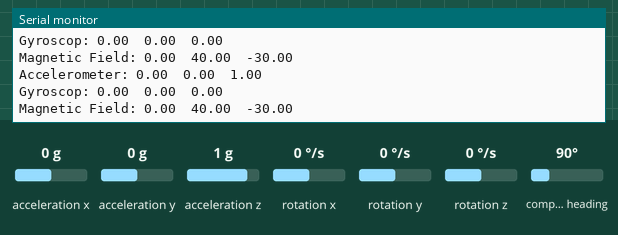
The sketch below on a simulated Arduino Nano 33 BLE. Parts: the last lines printed to the serial monitor. Inputs (shaded band) come from the test bench; at power-on: acceleration x 0 g, acceleration y 0 g, acceleration z 1 g, rotation x 0 °/s, rotation y 0 °/s, rotation z 0 °/s, compass heading 90°.

Above: at 1.2 s.
1.3 s: acceleration x set to -1.4 g
At 1.73 s:
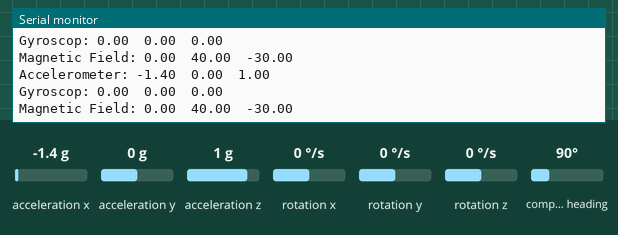
2.8 s: acceleration y set to -1.4 g
At 3.25 s:
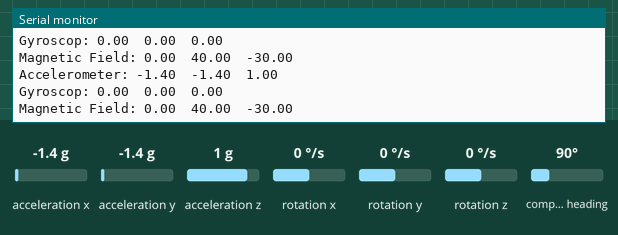
4.3 s: acceleration z set to -1.4 g
At 4.77 s:
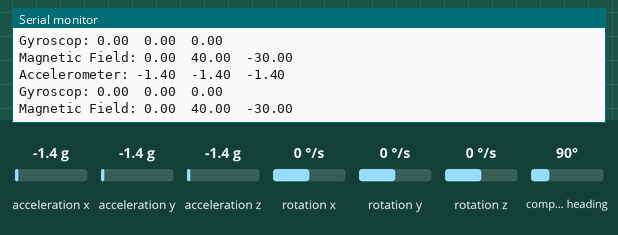
5.8 s: rotation x set to -192 °/s
At 6.3 s:
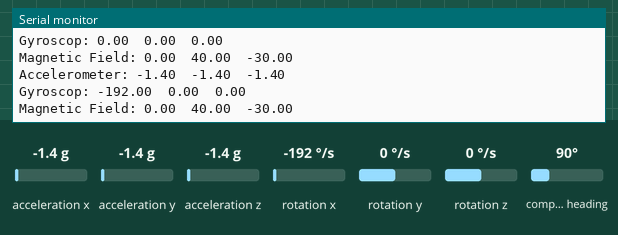
7.3 s: rotation y set to -192 °/s
At 7.51 s:
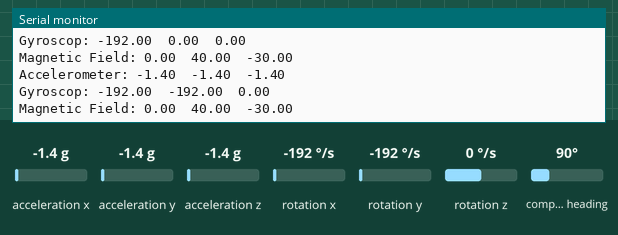

The sketch:

LSM9DS1.ino
```cpp
/* ========================================================================= */
/*   LSM9DS1.ino                                                             */
/*   (c) 2024-01-14 [2024-01-14] Труфанов Владимир                           */
/*                                                                           */
/*   Description:     скетч проверки датчика IMU с микросхемой LSM9DS1. Этот */
/*    чип содержит трехосные датчики IMU, такие как акселерометр, гироскоп и */
/*                                 магнитометр на Arduino Nano 33 BLE Sense. */
/* ========================================================================= */

#include <Arduino_LSM9DS1.h>

void setup()
{
   // Инициализируем последовательную связь
   Serial.begin(115200);
   while (!Serial);
   Serial.println("Started");
   if (!IMU.begin())
   {
      Serial.println("Failed to initialize IMU!");
      while (1);
   }
}

void loop()
{
   float x, y, z;

   // Читаем датчик ускорения: сначала проверяем, доступны ли данные датчика,
   // используя IMU.accelerationAvailable(). Затем мы можем прочитать данные
   // датчика, вызвав IMU.readAcceleration(). После этого мы печатаем данные
   // датчика на последовательный терминал
   if (IMU.accelerationAvailable())
   {
      IMU.readAcceleration(x,y,z);
      Serial.print("Accelerometer: ");
      Serial.print(x);
      Serial.print('\t');
      Serial.print(y);
      Serial.print('\t');
      Serial.println(z);
   }

   // Считываем показания датчика гироскопа, вызвав IMU.readGyroscope ()
   // после вызова функции IMU.gyroscopeAvailable().
   if (IMU.gyroscopeAvailable())
   {
      IMU.readGyroscope(x,y,z);
      Serial.print("Gyroscop: ");
      Serial.print(x);
      Serial.print('\t');
      Serial.print(y);
      Serial.print('\t');
      Serial.println(z);
   }

   // Считываем показания датчика магнитного поля, вызывая функцию
   // IMU.readMintageField(), а затем выводим результат на последовательный
   // терминал. Следует обязательно позвонить в IMU.gyroscopeAvailable() перед
   // чтением данных датчика.
   if (IMU.magneticFieldAvailable())
   {
      IMU.readMagneticField(x, y, z);
      Serial.print("Magnetic Field: ");
      Serial.print(x);
      Serial.print('\t');
      Serial.print(y);
      Serial.print('\t');
      Serial.println(z);
   }
   delay(300);
}

/* ============================================================= LSM9DS1.ino */
```

Measured:
- after the input at 1.3 s, the serial monitor: prints a new line after 0.22 s (image 1)
- after the input at 2.8 s, the serial monitor: prints a new line after 0.24 s (image 2)
- after the input at 4.3 s, the serial monitor: prints a new line after 0.27 s (image 3)
- after the input at 5.8 s, the serial monitor: prints a new line after 0.29 s (image 4)
- after the input at 7.3 s, the serial monitor: prints a new line at once (image 5)
